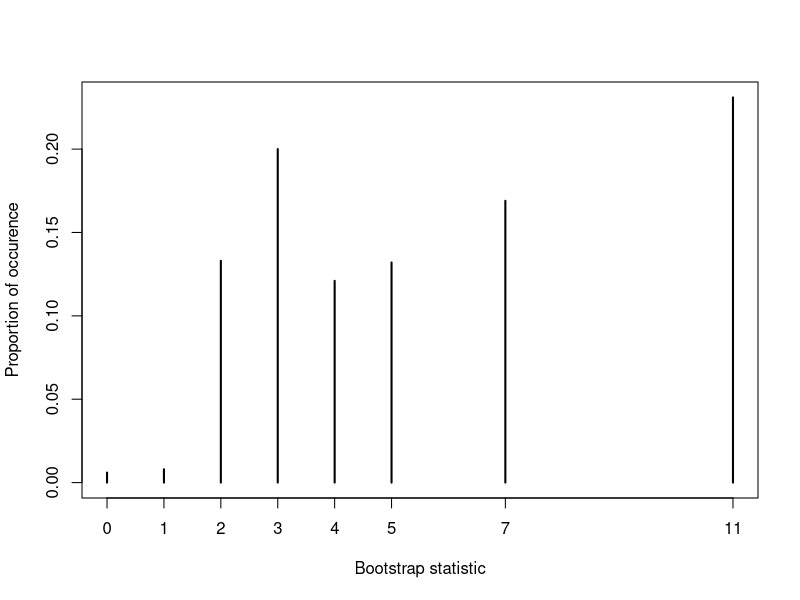

The R source for this figure:
## ---- chunk 1
queues <- c(rep(0, 12), rep(1, 5), rep(2, 7), rep(3, 3), 4, 5, 7, 11)
table(queues)
## ---- chunk 2
boots <- 1000
boot_stats <- rep(0, boots)

for (k in 1:boots) {
  boot_samp <- sample(queues, 7, replace = TRUE)
  boot_stats[k] <- max(boot_samp)
}
## ---- chunk 3
boot_dist <- table(boot_stats) / boots
boot_dist
plot(boot_dist, xlab = "Bootstrap statistic", ylab = "Proportion of occurence")
## ---- chunk 4
boot_exp <- mean(boot_stats)
boot_var <- var(boot_stats)
boot_exp
## ---- chunk 5
sig <- 0.05
boot_exp + qnorm(c(sig / 2, 1 - sig / 2)) * sqrt(boot_var)
## ---- chunk 6
quantile(boot_stats, c(sig / 2, 1 - sig / 2))
